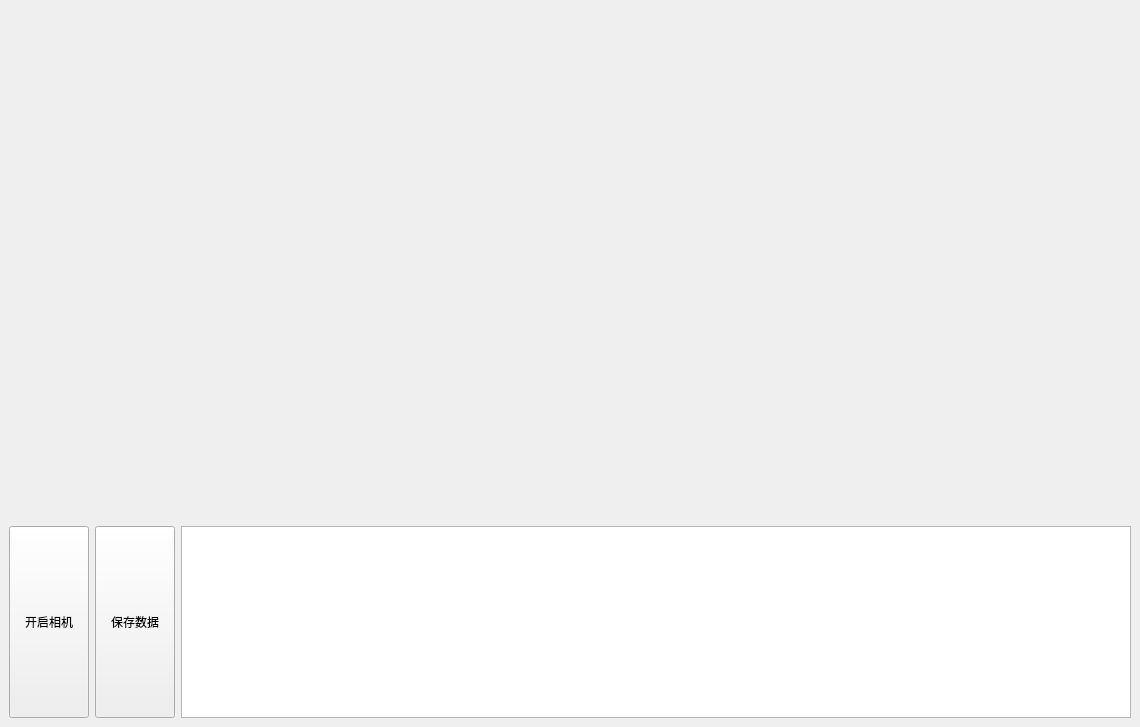
<?xml version="1.0" encoding="UTF-8"?>
<ui version="4.0">
 <class>MainWindow</class>
 <widget class="QMainWindow" name="MainWindow">
  <property name="geometry">
   <rect>
    <x>0</x>
    <y>0</y>
    <width>1140</width>
    <height>727</height>
   </rect>
  </property>
  <property name="windowTitle">
   <string>手眼标定</string>
  </property>
  <widget class="QWidget" name="centralwidget">
   <layout class="QVBoxLayout" name="verticalLayout" stretch="10,0">
    <item>
     <widget class="QLabel" name="label">
      <property name="text">
       <string/>
      </property>
      <property name="scaledContents">
       <bool>true</bool>
      </property>
     </widget>
    </item>
    <item>
     <layout class="QHBoxLayout" name="horizontalLayout">
      <item>
       <layout class="QGridLayout" name="gridLayout">
        <item row="1" column="1">
         <widget class="QPushButton" name="pushButton">
          <property name="sizePolicy">
           <sizepolicy hsizetype="Minimum" vsizetype="Preferred">
            <horstretch>0</horstretch>
            <verstretch>0</verstretch>
           </sizepolicy>
          </property>
          <property name="text">
           <string>开启相机</string>
          </property>
         </widget>
        </item>
        <item row="1" column="2">
         <widget class="QPushButton" name="pushButton_2">
          <property name="sizePolicy">
           <sizepolicy hsizetype="Minimum" vsizetype="Preferred">
            <horstretch>0</horstretch>
            <verstretch>0</verstretch>
           </sizepolicy>
          </property>
          <property name="text">
           <string>保存数据</string>
          </property>
         </widget>
        </item>
       </layout>
      </item>
      <item>
       <widget class="QTextEdit" name="textEdit"/>
      </item>
     </layout>
    </item>
   </layout>
  </widget>
 </widget>
 <resources/>
 <connections/>
</ui>
